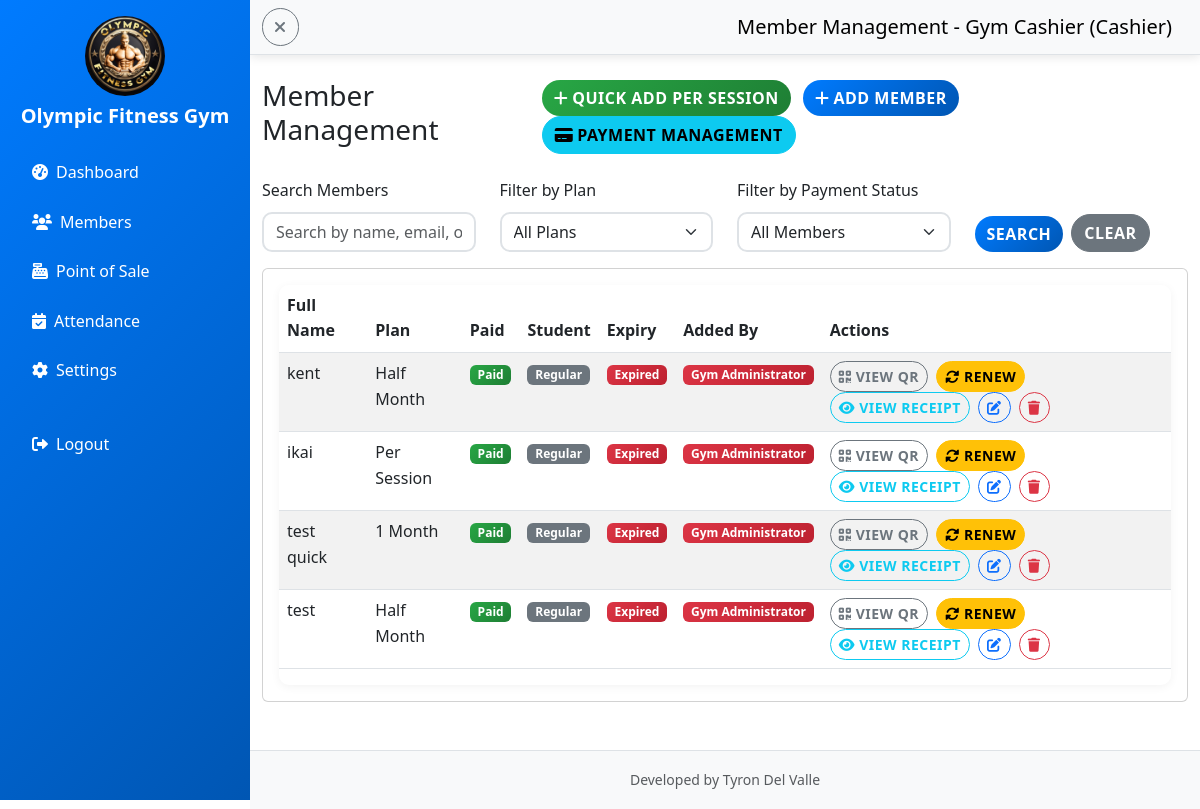
The app's page /cashier/members.php (signed in), older data.
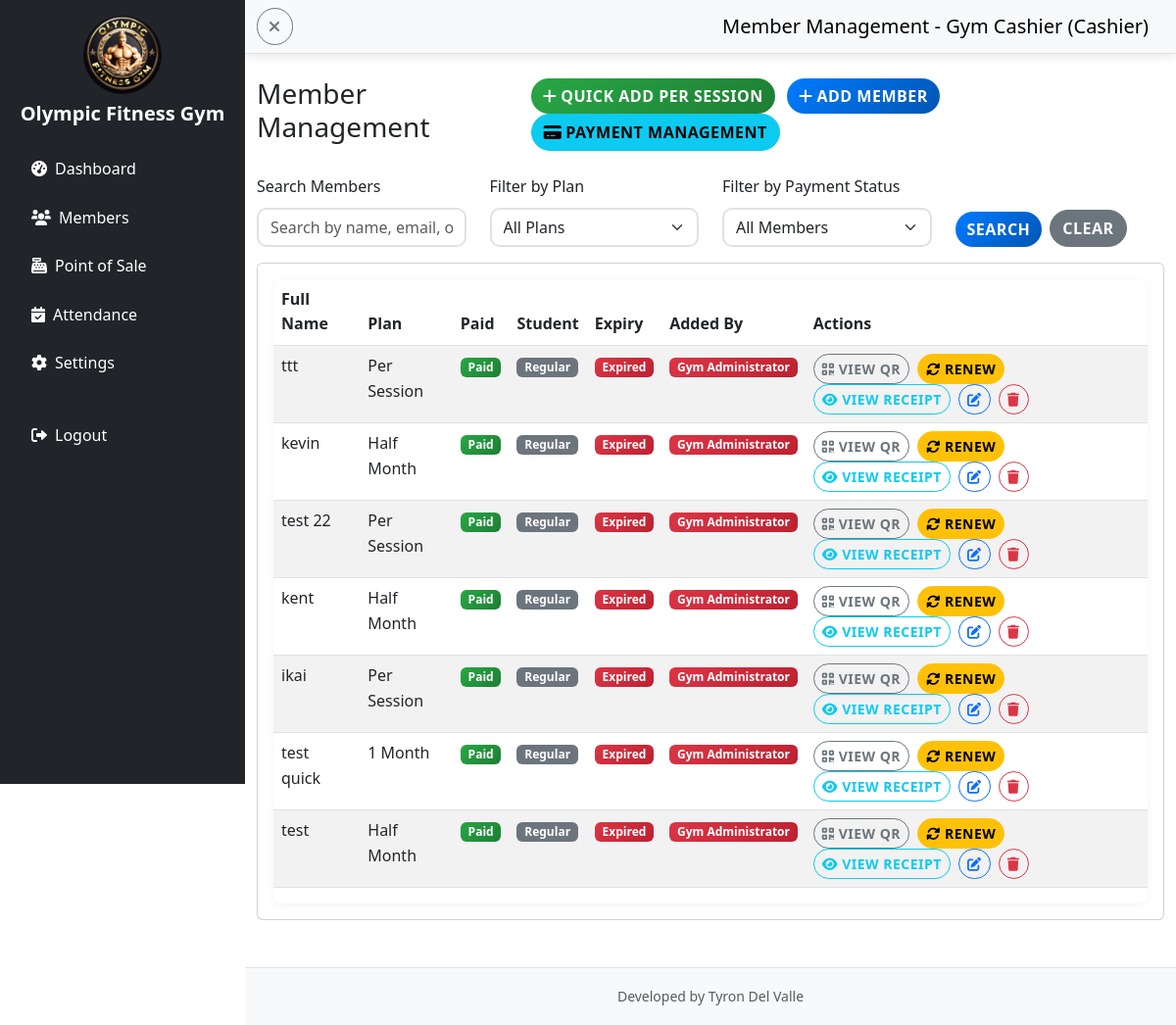
The same page, newer data.
### tables this page shows
CREATE TABLE `members` (
  `id` int(11) NOT NULL AUTO_INCREMENT,
  `member_code` varchar(50) DEFAULT NULL,
  `fullname` varchar(100) NOT NULL,
  `email` varchar(100) DEFAULT NULL,
  `phone` varchar(20) DEFAULT NULL,
  `address` text DEFAULT NULL,
  `plan` varchar(50) DEFAULT NULL,
  `start_date` date DEFAULT NULL,
  `end_date` date DEFAULT NULL,
  `status` enum('ACTIVE','EXPIRED','SUSPENDED') DEFAULT 'ACTIVE',
  `is_student` tinyint(1) DEFAULT 0,
  `student_id` varchar(50) DEFAULT NULL,
  `created_at` timestamp NOT NULL DEFAULT current_timestamp(),
  `created_by` int(11) DEFAULT NULL,
  `qr_code` varchar(255) DEFAULT NULL,
  `qr_token` varchar(64) DEFAULT NULL,
  PRIMARY KEY (`id`),
  UNIQUE KEY `member_code` (`member_code`),
  UNIQUE KEY `qr_token` (`qr_token`),
  KEY `fk_members_created_by` (`created_by`),
  CONSTRAINT `fk_members_created_by` FOREIGN KEY (`created_by`) REFERENCES `users` (`id`)
);

CREATE TABLE `users` (
  `id` int(11) NOT NULL AUTO_INCREMENT,
  `fullname` varchar(100) NOT NULL,
  `username` varchar(50) NOT NULL,
  `password` varchar(255) NOT NULL,
  `role` enum('admin','cashier') NOT NULL,
  `created_at` timestamp NOT NULL DEFAULT current_timestamp(),
  `on_duty` tinyint(1) DEFAULT 0,
  PRIMARY KEY (`id`),
  UNIQUE KEY `username` (`username`)
);

### cashier/members.php (the view, shortened to what the changed rows need)
<?php
include "../get_membership_fees.php";
$settings = $conn->query("SELECT * FROM gym_settings WHERE id = 1")->fetch_assoc();
$student_discount_enabled = isset($settings['student_discount_enabled']) ? $settings['student_discount_enabled'] : true;
$query = "SELECT m.*,
          CASE WHEN EXISTS (SELECT 1 FROM payments p WHERE p.member_id = m.id) THEN 1 ELSE 0 END as has_payment,
          (SELECT id FROM payments p WHERE p.member_id = m.id ORDER BY p.payment_date DESC LIMIT 1) as latest_payment_id,
          u.fullname as created_by_name,
          u.role as created_by_role
          FROM members m
          LEFT JOIN users u ON m.created_by = u.id";
$query .= " ORDER BY m.created_at DESC";
$members = $conn->query($query);
?>
<!DOCTYPE html>
<html lang="en">
<head>
    <link href="https://cdn.jsdelivr.net/npm/bootstrap@5.3.0/dist/css/bootstrap.min.css" rel="stylesheet">
    <link href="https://cdnjs.cloudflare.com/ajax/libs/font-awesome/6.0.0/css/all.min.css" rel="stylesheet">
    <link href="../assets/style.css?v=20260630f" rel="stylesheet">
</head>
<body>
    <div class="d-flex">
        <div class="flex-grow-1">
            <div class="container-fluid mt-4">
        <div class="row">
            <div class="col-12">
                <div class="d-flex justify-content-between align-items-center mb-4">
                    <h1 class="h3">Member Management</h1>
                </div>
                <div class="card">
                    <div class="card-body">
                        <div class="table-responsive">
                            <table class="table table-striped">
                                        <thead>
                                            <tr>
                                                <th>Full Name</th>
                                                <th>Plan</th>
                                                <th>Paid</th>
                                                <?php if ($student_discount_enabled): ?>
                                                <th>Student</th>
                                                <?php endif; ?>
                                                <th>Expiry</th>
                                                <th>Added By</th>
                                                <th>Actions</th>
                                            </tr>
                                        </thead>
                                <tbody>
                                    <?php while ($member = $members->fetch_assoc()): ?>
                                    <tr>
                                        <td><?php echo htmlspecialchars($member['fullname']); ?></td>
                                        <td><?php echo htmlspecialchars($member['plan']); ?></td>
                                        <td><?php echo $member['has_payment'] ? '<span class="badge bg-success">Paid</span>' : '<span class="badge bg-warning">Not Paid</span>'; ?></td>
                                        <?php if ($student_discount_enabled): ?>
                                        <td><?php echo $member['is_student'] ? '<span class="badge bg-info">Student</span>' : '<span class="badge bg-secondary">Regular</span>'; ?></td>
                                        <?php endif; ?>
                                                <td>
                                                    <?php
                                                    $start_date = strtotime($member['start_date']);
                                                    $end_date = strtotime($member['end_date']);
                                                    $today = strtotime(date('Y-m-d'));
                                                    $current_hour = (int)date('H');
                                                    $closing_hour = 21;
                                                    $is_expired = ($today > $end_date) || ($member['plan'] != 'Per Session' && $today == $end_date && $current_hour >= $closing_hour);
                                                    $start_str = date('Y-m-d', $start_date);
                                                    $end_str = date('Y-m-d', $end_date);
                                                    $today_str = date('Y-m-d', $today);
                                                    if (strtolower($member['plan']) == 'per session') {
                                                        if ($today_str < $start_str) {
                                                            $days_to_start = ceil(($start_date - $today) / (60 * 60 * 24));
                                                            echo '<span class="badge bg-info">Starts in ' . $days_to_start . ' days</span>';
                                                        } elseif ($today_str > $end_str) {
                                                            echo '<span class="badge bg-danger">Expired</span>';
                                                        } else {
                                                            echo '<span class="badge bg-info">Until today</span>';
                                                        }
                                                    } else {
                                                        if ($today < $start_date) {
                                                            $days_to_start = ceil(($start_date - $today) / (60 * 60 * 24));
                                                            echo '<span class="badge bg-info">Starts in ' . $days_to_start . ' days</span>';
                                                        } elseif ($is_expired) {
                                                            echo '<span class="badge bg-danger">Expired</span>';
                                                        } elseif ($end_date == $today) {
                                                            echo 'Until today';
                                                        }
                                                    }
                                                    ?>
                                                </td>
                                                <td>
                                                    <?php
                                                    $creator_name = $member['created_by_name'] ?? 'Unknown';
                                                    $role = $member['created_by_role'] ?? 'Unknown';
                                                    if ($role == 'admin') {
                                                        echo '<span class="badge bg-danger">' . htmlspecialchars($creator_name) . '</span>';
                                                    } elseif ($role == 'cashier') {
                                                        echo '<span class="badge bg-success">' . htmlspecialchars($creator_name) . '</span>';
                                                    } else {
                                                        echo '<span class="badge bg-secondary">' . htmlspecialchars($creator_name) . '</span>';
                                                    }
                                                    ?>
                                                </td>
                                                <td>
                                                    <button type="button" class="btn btn-sm btn-outline-secondary me-1" onclick="viewQR('<?php echo htmlspecialchars($member['fullname']); ?>', '<?php echo htmlspecialchars($member['qr_code']); ?>', <?php echo $member['id']; ?>)">
                                                        <i class="fas fa-qrcode"></i> View QR
                                                    </button>
                                                    <?php if ($is_expired): ?>
                                                    <button type="button" class="btn btn-sm btn-warning me-1" onclick="openRenewModal(<?php echo $member['id']; ?>, '<?php echo htmlspecialchars($member['fullname']); ?>', '<?php echo htmlspecialchars($member['plan']); ?>', '<?php echo htmlspecialchars($member['end_date']); ?>')">
                                                        <i class="fas fa-sync-alt"></i> Renew
                                                    </button>
                                                    <?php elseif (!$member['has_payment']): ?>
                                                    <a href="payments.php?member_id=<?php echo $member['id']; ?>" class="btn btn-sm btn-outline-success me-1">
                                                        <i class="fas fa-credit-card"></i> Pay
                                                    </a>
                                                    <?php endif; ?>
                                            <?php if ($member['has_payment']): ?>
                                            <a href="print_receipt.php?id=<?php echo $member['latest_payment_id']; ?>&from=members" class="btn btn-sm btn-outline-info me-1" target="_blank">
                                                <i class="fas fa-eye"></i> View Receipt
                                            </a>
                                            <?php endif; ?>
                                            <a href="?edit=<?php echo $member['id']; ?>" class="btn btn-sm btn-outline-primary me-1">
                                                <i class="fas fa-edit"></i>
                                            </a>
                                            <a href="?delete=<?php echo $member['id']; ?>" class="btn btn-sm btn-outline-danger" onclick="return confirm('Are you sure you want to delete this member?')">
                                                <i class="fas fa-trash"></i>
                                            </a>
                                        </td>
                                    </tr>
                                    <?php endwhile; ?>
                                </tbody>
                            </table>
                        </div>
                    </div>
                </div>
            </div>
        </div>
    </div>
</body>
</html>

Row changes from the older to the newer data that the page shows:
changed gym_settings "Olympic Fitness Gym": sidebar_theme "primary" → "dark" (drawn)
added members: fullname "ttt", plan "Per Session", is_student "Regular", start_date "Expired", created_by.fullname "Gym Administrator"
added members: fullname "kevin", plan "Half Month", is_student "Regular", start_date "Expired", created_by.fullname "Gym Administrator"
added members: fullname "test 22", plan "Per Session", is_student "Regular", start_date "Expired", created_by.fullname "Gym Administrator"
